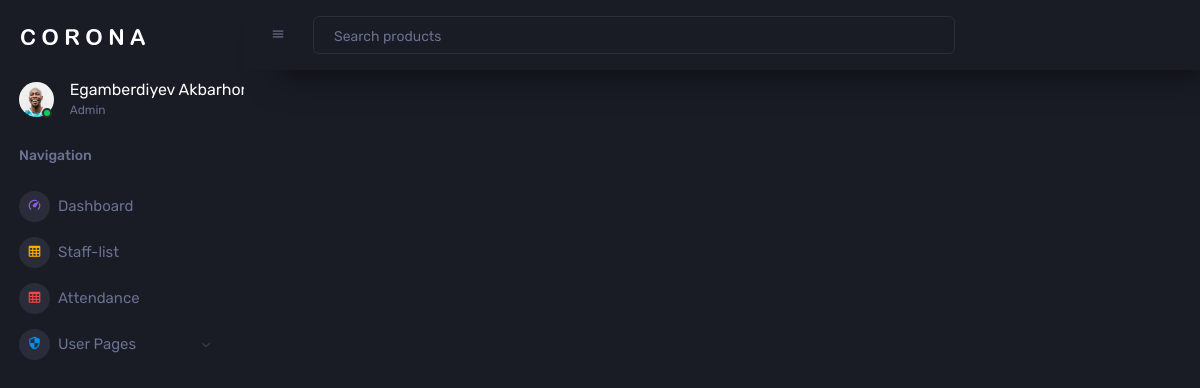
The app's page / (signed in) with its own data.
### main/models.py (models this page shows, shortened)
class Profile(models.Model):
    full_name = models.CharField(max_length=255, null=True)
    img = models.ImageField(null=True)
    phone = models.IntegerField(null=True)
    adress = models.TextField(null=True)

### main/views.py (the view)
# urls.py: path('', views.index, name='index'),
def index(request):
    if not request.user.is_authenticated:
        return redirect('login')
    profiles = models.Profile.objects.all()
    context = {
        'profiles': profiles,
    }
    return render(request, 'index.html', context)

### templates/index.html (shortened to what this page needs)
{% extends 'base.html' %}

### templates/base.html (shortened to what this page needs)
<!DOCTYPE html>
{% load static %}
<html lang="en">
  <head>
    <link rel="stylesheet" href="{% static 'assets/vendors/mdi/css/materialdesignicons.min.css' %}">
    <link rel="stylesheet" href="{% static 'assets/vendors/css/vendor.bundle.base.css' %}">
    <link rel="stylesheet" href="{% static 'assets/vendors/jvectormap/jquery-jvectormap.css' %}">
    <link rel="stylesheet" href="{% static 'assets/vendors/flag-icon-css/css/flag-icon.min.css' %}">
    <link rel="stylesheet" href="{% static 'assets/vendors/owl-carousel-2/owl.carousel.min.css' %}">
    <link rel="stylesheet" href="{% static 'assets/vendors/owl-carousel-2/owl.theme.default.min.css' %}">
    <link rel="stylesheet" href="{% static 'assets/vendors/select2/select2.min.css' %}">
    <link rel="stylesheet" href="{% static 'assets/vendors/select2-bootstrap-theme/select2-bootstrap.min.css' %}">
    <link rel="stylesheet" href="{% static 'assets/css/style.css' %}">
  </head>
  <body>
    <div class="container-scroller">
      <nav class="sidebar sidebar-offcanvas" id="sidebar">
        <div class="sidebar-brand-wrapper d-none d-lg-flex align-items-center justify-content-center fixed-top">
          <a class="sidebar-brand brand-logo" href="{% url 'index' %}"><img src="{% static 'assets/images/logo.svg' %}" alt="logo" /></a>
        </div>
        <ul class="nav">
          <li class="nav-item profile">
          {% for profile in profiles %}
            <div class="profile-desc">
              <div class="profile-pic">
                <div class="count-indicator">
                  <img class="img-xs rounded-circle " src="{{ profile.img.url }}" alt="">
                  <span class="count bg-success"></span>
                </div>
                <div class="profile-name">
                  <h5 class="mb-0 font-weight-normal">{{ profile.full_name }}</h5>
                  <span>Admin</span>
                </div>
              </div>
            </div>
          {% endfor %}
          </li>
          <li class="nav-item nav-category">
            <span class="nav-link">Navigation</span>
          </li>
          <li class="nav-item menu-items">
            <a class="nav-link" href="{% url 'index' %}">
              <span class="menu-icon">
                <i class="mdi mdi-speedometer"></i>
              </span>
              <span class="menu-title">Dashboard</span>
            </a>
          </li>
          <li class="nav-item menu-items">
            <a class="nav-link" href="{% url 'staff:listStaff' %}">
              <span class="menu-icon">
                <i class="mdi mdi-table-large"></i>
              </span>
              <span class="menu-title">Staff-list</span>
            </a>
          </li>
          <li class="nav-item menu-items">
            <a class="nav-link" href="{% url 'attendance:listAttendance' %}">
              <span class="menu-icon">
                <i class="mdi mdi-table-large"></i>
              </span>
              <span class="menu-title">Attendance</span>
            </a>
          </li>
          <li class="nav-item menu-items">
            <a class="nav-link" data-toggle="collapse" href="#auth" aria-expanded="false" aria-controls="auth">
              <span class="menu-icon">
                <i class="mdi mdi-security"></i>
              </span>
              <span class="menu-title">User Pages</span>
              <i class="menu-arrow"></i>
            </a>
          </li>
        </ul>
      </nav>
      <div class="container-fluid page-body-wrapper">
        <nav class="navbar p-0 fixed-top d-flex flex-row">
          <div class="navbar-menu-wrapper flex-grow d-flex align-items-stretch">
            <button class="navbar-toggler navbar-toggler align-self-center" type="button" data-toggle="minimize">
              <span class="mdi mdi-menu"></span>
            </button>
            <ul class="navbar-nav w-100">
              <li class="nav-item w-100">
                <form class="nav-link mt-2 mt-md-0 d-none d-lg-flex search">
                  <input type="text" class="form-control" placeholder="Search products">
                </form>
              </li>
            </ul>
          </div>
        </nav>
        <div class="main-panel">
        </div>
      </div>
    </div>
  </body>
</html>

### records on screen
Profile: img (picture), full_name "Egamberdiyev…"
